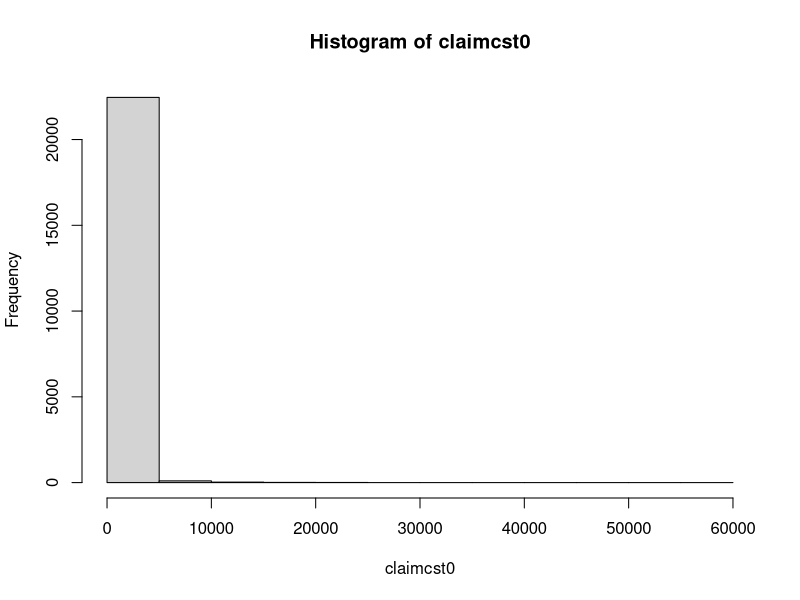
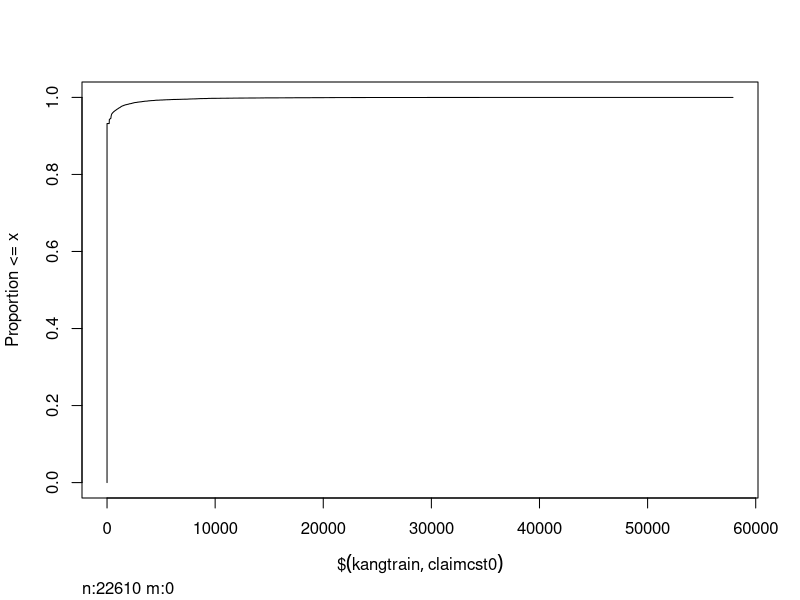
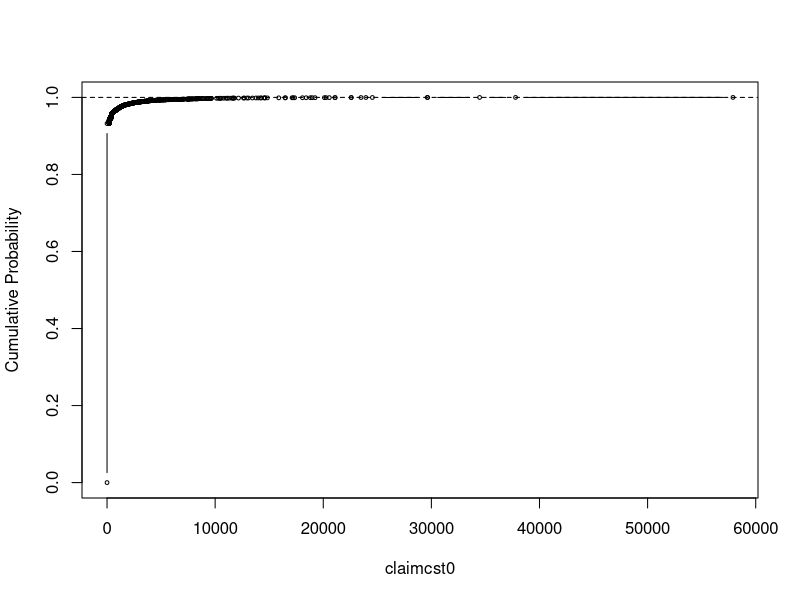

The R script that drew these images, in order:
setwd("C:/Users/Riki/Dropbox/UMN Courses/STAT 8051/Travelers/")
kangaroo <- read.csv("Kangaroo.csv")
kangtrain <- subset(kangaroo, split == "T")

#"NormalizedGini" is the other half of the metric. This function does most of the work, though
SumModelGini <- function(solution, submission) {
  df = data.frame(solution = solution, submission = submission)
  df <- df[order(df$submission, decreasing = TRUE),]
  df
  df$random = (1:nrow(df))/nrow(df)
  df
  totalPos <- sum(df$solution)
  df$cumPosFound <- cumsum(df$solution) # this will store the cumulative number of positive examples found (used for computing "Model Lorentz")
  df$Lorentz <- df$cumPosFound / totalPos # this will store the cumulative proportion of positive examples found ("Model Lorentz")
  df$Gini <- df$Lorentz - df$random # will store Lorentz minus random
  return(sum(df$Gini))
}

NormalizedGini <- function(solution, submission) {
  SumModelGini(solution, submission) / SumModelGini(solution, solution)
}

hist(kangtrain$claimcst0, main="Histogram of claimcst0", xlab="claimcst0")
max(kangtrain$claimcst0)

library(Hmisc)
plot(Ecdf(kangtrain$claimcst0), type="b", cex=.5, xlab="claimcst0", ylab="Cumulative Probability"); abline(h=1, lty=2)

table(kangtrain$clm)
table(kangtrain$numclaim)


#1 Full OLS
ols <-  lm(claimcst0 ~ veh_value+exposure+veh_body+veh_age+gender+
             area+agecat, data=kangtrain)
summary(ols)
library(car)
Anova(ols)

#2: GLM Tweedie distribution link
library(statmod)
tweed <- glm(claimcst0 ~ veh_value+exposure+veh_body+veh_age+gender+
  area+agecat, data=kangtrain,  family=tweedie(var.power=1.3,link.power=0))
summary(tweed)
Anova(tweed)



#cross validation with gini coefficients
cv <- function(fit, fit2 = NULL, data, data2 = NULL, K){
  cost = function(y, yhat) mean((y - yhat)^2)
  n = nrow(data)
  if(K > 1) s = sample(rep(1:K, ceiling(nrow(data)/K)),nrow(data)) else 
    if(K == 1) s = rep(1, nrow(data))
  glm.y <- fit$y
  cost.0 <- cost(glm.y, fitted(fit))
  ms <- max(s)
  call <- Call <- fit$call
  if(!is.null(fit2)) call2 <- Call2 <- fit2$call
  CV <- CV.coef <- NULL
  
  pb <- winProgressBar(title = "progress bar", min = 0, max = K, width = 300)
  Sys.time() -> start
  
  for (i in seq_len(ms)) {
    j.out <- seq_len(n)[(s == i)]
    if(K > 1) j.in <- seq_len(n)[(s != i)] else if (K==1) j.in = j.out
    Call$data <- data[j.in, , drop = FALSE]; 
    d.glm <- eval.parent(Call)
    pred.glm <- predict(d.glm, newdata=data[j.out,], type="response")
    if(!is.null(fit2) & !is.null(data2)){
      j2.out.data <- merge(data2, data[j.out,])
      if(K > 1) j2.in.data <- merge(data2, data[j.in,]) else if (K==1) j2.in.data = j2.out.data
      Call2$data <- j2.in.data
      d.glm2 <- eval.parent(Call2)
      pred.glm2 <- predict(d.glm2, newdata=data[j.out,], type="response")
    }
    if(!is.null(fit2)) CV$Fitted = rbind(CV$Fitted, cbind(j.out, pred.glm*pred.glm2)) else 
      CV$Fitted = rbind(CV$Fitted, cbind(j.out, pred.glm))
    CV.coef$coef <- rbind(CV.coef$coef, coef(d.glm))
    CV.coef$se <- rbind(CV.coef$se, coef(summary(d.glm))[,2])
    Sys.sleep(0.1); setWinProgressBar(pb, i, title=paste( round(i/K*100, 0),"% done"))
  }
  close(pb); Sys.time() -> end
  cat("Cross-Validation Time Elapsed: ", round(difftime(end, start, units="secs"),3) ,"seconds \n")
  Fitted <- CV$Fitted[order(CV$Fitted[,1]),2]
  Fitted
}

# bootstrap
library(boot)
bs <- function(formula, data, family, indices) {
  d <- data[indices,] # allows boot to select sample 
  fit <- glm(formula, family, data=d)
  return(coef(fit)) 
} 

#two part model (Count * Severity)
#model 1: count (offset(log(exposure))
pm.sub <- glm(numclaims ~ offset(log(exposure))+factor(agecat)+area+veh_value+veh_age+
                veh_value:veh_age+area:veh_value, family = poisson, data=subset(kangtrain))
summary(pm.sub)
Count = predict(pm.sub, newdata = kangaroo, type="response")

pm.bs <- boot(data=subset(kangtrain), statistic=bs, R=10, formula=formula(pm.sub), family = poisson, parallel="multicore")
cbind(coef(pm.sub),colMeans(pm.bs$t))

pm.sub.bs <- pm.sub
pm.sub.bs$coefficients <- colMeans(pm.bs$t)
Count.bs = predict(pm.sub.bs, newdata = kangaroo, type="response")

#model 2: severity inverse gaussian model
ivg.sub <- glm((claimcst0/numclaims) ~ gender + veh_age + agecat,
               family=inverse.gaussian(link="log"),data=subset(kangtrain, clm > 0))
Severity = predict(ivg.sub, newdata=kangaroo, type="response")

ivg.bs <- boot(data=subset(kangtrain, clm > 0 & veh_value>0), statistic=bs, R=10, formula=formula(ivg.sub), family=inverse.gaussian(link="log"), parallel="multicore")
cbind(coef(ivg.sub),colMeans(ivg.bs$t))

ivg.sub.bs <- ivg.sub
ivg.sub.bs$coefficients <- colMeans(ivg.bs$t)
Severity.bs = predict(ivg.sub.bs, newdata = kangaroo, type="response")
